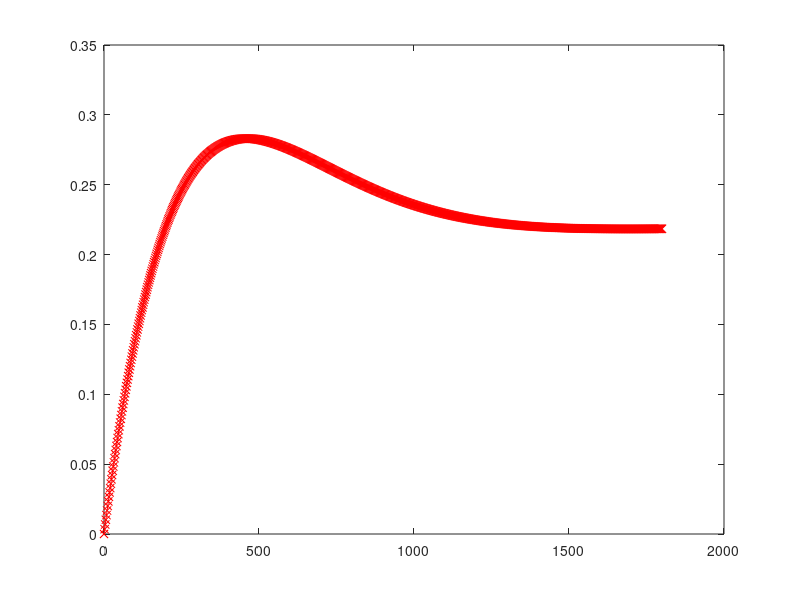

Write the MATLAB code that produced this figure.
% This script is intended to verify the parallels between a z-transfer
% fucntion and its associated difference equation and to ensure that the
% two are equivalent.

clc; clear; close all;
format compact; 

runtime_sec = 1800;
sample_rate_sec = 2;
sys = tf([0, 0.003419683395759, -0.003404915952542],...
         [1, -1.987115795703846, 0.987183059301988], sample_rate_sec);

uk = 1; % Step input;



sample_size = runtime_sec/sample_rate_sec;

uk_m1 = 0;
uk_m2 = 0;
yk_m1 = 0;
yk_m2 = 0;
yk = 0;

yk_record = nan(1,sample_size);

for i = 1:sample_size+1
    yk = 1.987115795703846*yk_m1 - 0.987183059301988*yk_m2 + 0.003419683395759*uk_m1...
        - 0.003404915952542*uk_m2;
    yk_record(i) = yk;
    yk_m2 = yk_m1;
    yk_m1 = yk;
    uk_m2 = uk_m1;
    uk_m1 = uk;
end

figure(1);
hold on;
step(sys);
plot(0:sample_rate_sec:runtime_sec, yk_record, 'rx-');
hold off;


